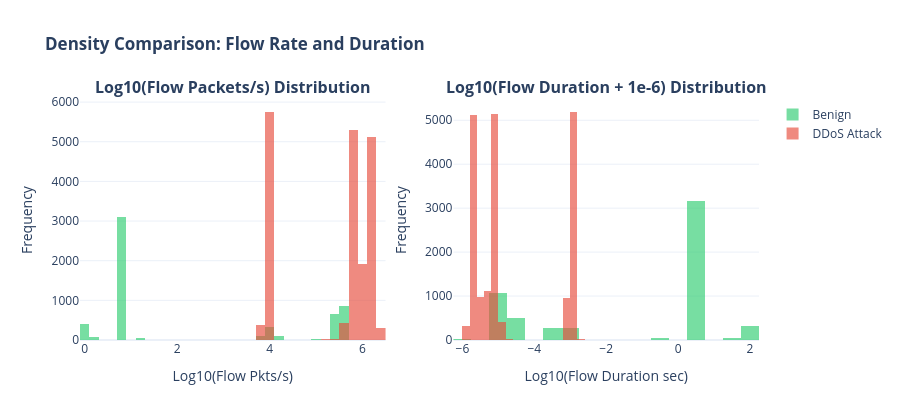

Write notebook code for a chart like this one.
### Markdown cell above
---
## 7. Comparative Histogram and Flow Density Analysis

Examining the separation between benign traffic and DDoS attacks along key flow metrics.

### Code cell
fig_hist = make_subplots(
    rows=1, cols=2,
    subplot_titles=("<b>Log10(Flow Packets/s) Distribution</b>", "<b>Log10(Flow Duration + 1e-6) Distribution</b>")
)

sample_df['log_flow_pkts'] = np.log10(sample_df['Flow Pkts/s'].clip(lower=1))
sample_df['log_flow_dur'] = np.log10(sample_df['Flow Duration'].clip(lower=1e-6))

for cls in ['Benign', 'DDoS Attack']:
    sub = sample_df[sample_df['Class_Label'] == cls]
    fig_hist.add_trace(
        go.Histogram(
            x=sub['log_flow_pkts'],
            name=cls,
            marker_color=colors[cls],
            opacity=0.65,
            nbinsx=40
        ),
        row=1, col=1
    )
    fig_hist.add_trace(
        go.Histogram(
            x=sub['log_flow_dur'],
            name=cls,
            marker_color=colors[cls],
            opacity=0.65,
            nbinsx=40,
            showlegend=False
        ),
        row=1, col=2
    )

fig_hist.update_layout(
    barmode='overlay',
    height=420,
    title_text="<b>Density Comparison: Flow Rate and Duration</b>",
    xaxis_title="Log10(Flow Pkts/s)",
    xaxis2_title="Log10(Flow Duration sec)",
    yaxis_title="Frequency",
    yaxis2_title="Frequency"
)

fig_hist.show()

### Figure 1 — Plotly figure (JSON) as saved in the notebook; plotly's stock layout.template omitted (floating-point values rounded to 4 significant figures; data arrays with more than 128 entries replaced by an {"elided": "..."} marker saying what was removed)
{"data": [{"marker": {"color": "#2ECC71"}, "name": "Benign", "nbinsx": 40, "opacity": 0.65, "type": "histogram", "x": {"elided": "5730 float values"}, "xaxis": "x", "yaxis": "y"}, {"marker": {"color": "#2ECC71"}, "name": "Benign", "nbinsx": 40, "opacity": 0.65, "showlegend": false, "type": "histogram", "x": {"elided": "5730 float values"}, "xaxis": "x2", "yaxis": "y2"}, {"marker": {"color": "#E74C3C"}, "name": "DDoS Attack", "nbinsx": 40, "opacity": 0.65, "type": "histogram", "x": {"elided": "19270 float values"}, "xaxis": "x", "yaxis": "y"}, {"marker": {"color": "#E74C3C"}, "name": "DDoS Attack", "nbinsx": 40, "opacity": 0.65, "showlegend": false, "type": "histogram", "x": {"elided": "19270 float values"}, "xaxis": "x2", "yaxis": "y2"}], "layout": {"annotations": [{"font": {"size": 16}, "showarrow": false, "text": "<b>Log10(Flow Packets/s) Distribution</b>", "x": 0.225, "xanchor": "center", "xref": "paper", "y": 1.0, "yanchor": "bottom", "yref": "paper"}, {"font": {"size": 16}, "showarrow": false, "text": "<b>Log10(Flow Duration + 1e-6) Distribution</b>", "x": 0.775, "xanchor": "center", "xref": "paper", "y": 1.0, "yanchor": "bottom", "yref": "paper"}], "barmode": "overlay", "height": 420, "title": {"text": "<b>Density Comparison: Flow Rate and Duration</b>"}, "xaxis": {"anchor": "y", "domain": [0.0, 0.45], "title": {"text": "Log10(Flow Pkts/s)"}}, "xaxis2": {"anchor": "y2", "domain": [0.55, 1.0], "title": {"text": "Log10(Flow Duration sec)"}}, "yaxis": {"anchor": "x", "domain": [0.0, 1.0], "title": {"text": "Frequency"}}, "yaxis2": {"anchor": "x2", "domain": [0.0, 1.0], "title": {"text": "Frequency"}}}}
